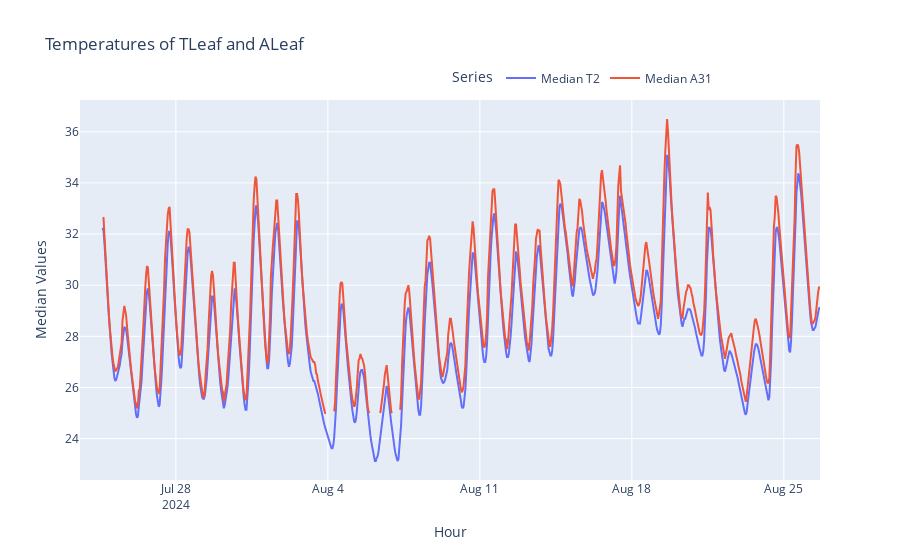

The code cell stored with this chart in its notebook:
### Code cell
# Example usage
plot_median_series(df, 'median_T2', 'median_A31')

### Figure 1 — Plotly figure (JSON) as saved in the notebook; plotly's stock layout.template omitted (floating-point values rounded to 4 significant figures; data arrays with more than 128 entries replaced by an {"elided": "..."} marker saying what was removed)
{"data": [{"mode": "lines", "name": "Median T2", "type": "scatter", "x": {"elided": "819 str values"}, "y": {"elided": "819 float values"}}, {"mode": "lines", "name": "Median A31", "type": "scatter", "x": {"elided": "819 str values"}, "y": {"elided": "819 float values"}}], "layout": {"hovermode": "x unified", "legend": {"orientation": "h", "title": {"text": "Series"}, "x": 0.5, "xanchor": "left", "y": 1.02, "yanchor": "bottom"}, "title": {"text": "Temperatures of TLeaf and ALeaf"}, "xaxis": {"title": {"text": "Hour"}}, "yaxis": {"title": {"text": "Median Values"}}}}
